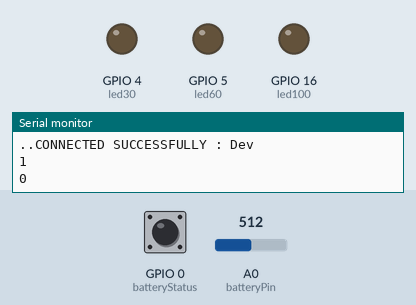
The sketch below on a simulated ESP8266 (NodeMCU). On the bench: output pins drawn as LEDs (lit = HIGH), the last lines printed to the serial monitor. The inputs (shaded band) are chosen by the test bench; at power-on: A0 (batteryPin) = 512, GPIO 0 (batteryStatus) HIGH. WiFi joins after 1.5 s; servers stay silent unless stated; uploads are accepted with an empty reply.

Above: at 3.7 s.
3.8 s: A0 (batteryPin) set to 1004
9.6 s: A0 (batteryPin) set to 1023
At 14.0 s:
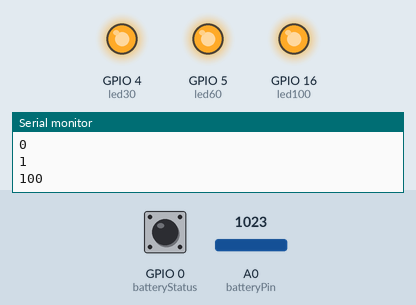
15.4 s: A0 (batteryPin) set to 900
At 19.2 s:
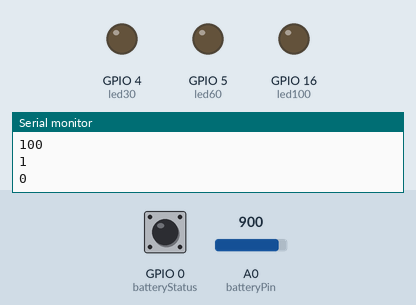
Timing chart, 0 to 20.7 s (numbered marks = the images above; inputs shaded):
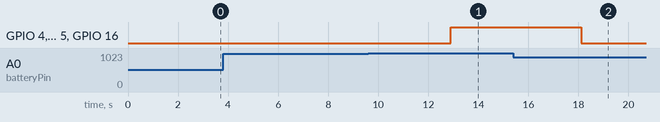

The sketch:

batteryMonitor.ino
```cpp
#include <ESP8266WiFi.h>
#include <ESP8266HTTPClient.h>

int batteryPin = A0;
int batteryStatus = 0;
int inputVoltage = 0;

const char* cSSID="Dev";
const char* cPASS="1234567890";

String sPostAddr = "http://0832434a.ngrok.io/api/device/updateDeviceStatus/MAC-123";
String sPostValue = "";

int led30 = 4;
int led60 = 5;
int led100 = 16;

void setup() {
  Serial.begin(115200);
  Serial.println("Battery Monitor Initialize");
  WiFi.begin(cSSID, cPASS);

  while (WiFi.status() != WL_CONNECTED) {
    delay(1000);
    Serial.print(".");
  }

  Serial.print("CONNECTED SUCCESSFULLY : "); Serial.println(cSSID);
  pinMode(batteryPin, INPUT);
  pinMode(batteryStatus, INPUT);
  pinMode(led30, OUTPUT);
  pinMode(led60, OUTPUT);
  pinMode(led100, OUTPUT);
  delay(500);
}

String getStatusBattery() {
 String sBattStatus = "";
 int iBatteryStatusRead = digitalRead(batteryStatus);
 Serial.println(iBatteryStatusRead);
 if (iBatteryStatusRead == LOW) {
    sBattStatus = "0";
 } else {
    sBattStatus = "1";
 }

 return sBattStatus;
}

String getPercentageBattery() {
  String sBattPercent = "";
  int batteryRead = analogRead(batteryPin);
  inputVoltage = (batteryRead/1023) * 100;
  Serial.println(inputVoltage);

  if (inputVoltage >= 70 && inputVoltage <= 100){
      digitalWrite(led30, HIGH);
      digitalWrite(led60, HIGH);
      digitalWrite(led100, HIGH);
  } else if (inputVoltage >= 40 && inputVoltage <= 69) {
      digitalWrite(led30, HIGH);
      digitalWrite(led60, HIGH);
      digitalWrite(led100, LOW);
  } else if (inputVoltage > 0 && inputVoltage <= 39) {
      digitalWrite(led30, HIGH);
      digitalWrite(led60, LOW);
      digitalWrite(led100, LOW);
  } else {
      digitalWrite(led30, LOW);
      digitalWrite(led60, LOW);
      digitalWrite(led100, LOW);
  }

  sBattPercent = String(inputVoltage);
  return sBattPercent;
}

void loop() {
  if (WiFi.status() == WL_CONNECTED) {
    HTTPClient http;
    http.begin(sPostAddr);
    http.addHeader("Content-Type", "application/x-www-form-urlencoded");

    String sGetStatus = getStatusBattery();
    String sGetPercentage = getPercentageBattery();
    sPostValue = "status=" + sGetStatus + "&percentage=" + sGetPercentage;

    int httpResponseCode = http.POST(sPostValue);
    http.writeToStream(&Serial);
    if (httpResponseCode > 0) {

    String payload = http.getString();
    Serial.println(payload);

    }
    http.end();
  }

  delay(5000);
}
```

Measured:
- the behaviour switches between 1022 and 1023 on A0 (batteryPin) (found by bisection; images 0 and 1)
- after the input at 9.6 s, GPIO 4 (led30), GPIO 5 (led60), GPIO 16 (led100): LOW → HIGH after 3.3 s
- after the input at 15.4 s, GPIO 4 (led30), GPIO 5 (led60), GPIO 16 (led100): HIGH → LOW after 2.7 s
